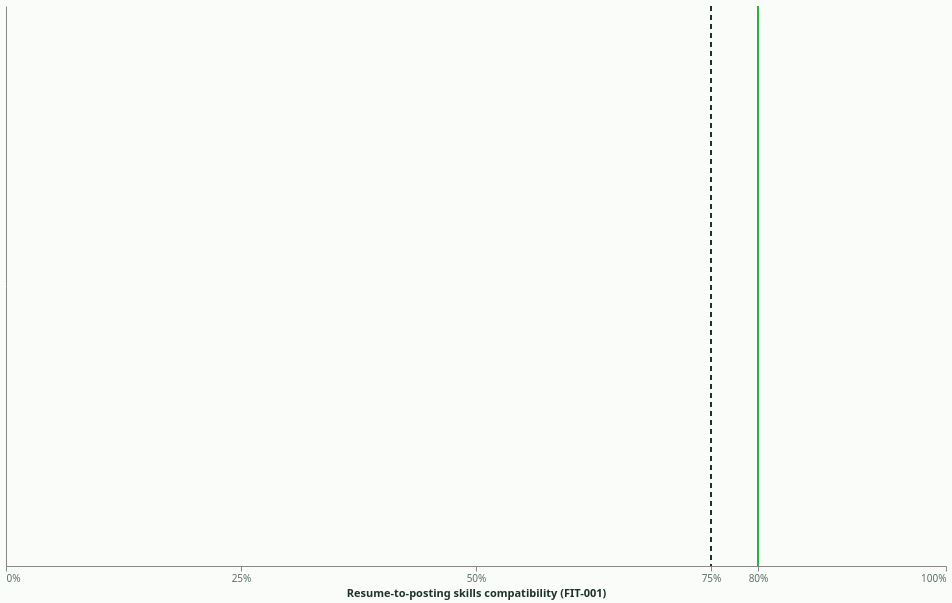

Vega-Lite specification stored for this chart:
### Vega-Lite specification from a JSON file in a GitHub repository (floating-point values rounded to 4 significant figures)
{"$schema": "https://vega.github.io/schema/vega-lite/v5.json", "background": "#FAFCF9", "width": 940, "height": 560, "data": {"name": "dataset"}, "transform": [{"window": [{"op": "rank", "as": "Rank"}], "sort": [{"field": "FitScore", "order": "descending"}, {"field": "StudyID", "order": "ascending"}, {"field": "JobNo", "order": "ascending"}]}, {"filter": "datum.Rank <= 30"}, {"calculate": "datum.Eligible ? 1 : 0", "as": "QualifiedN"}], "layer": [{"mark": {"type": "rect", "opacity": 0.55}, "encoding": {"x": {"datum": 0, "type": "quantitative", "scale": {"domain": [0, 1]}, "axis": {"format": ".0%", "values": [0, 0.25, 0.5, 0.75, 0.8, 1], "title": "Resume-to-posting skills compatibility (FIT-001)"}}, "x2": {"datum": 0.25}, "y": {"field": "RowLabel", "type": "nominal", "sort": {"field": "FitScore", "order": "descending"}, "axis": {"labelLimit": 260, "labelFontSize": 11, "title": null}}, "color": {"value": "#FFE5EF"}}}, {"mark": {"type": "rect", "opacity": 0.42}, "encoding": {"x": {"datum": 0.25, "type": "quantitative", "scale": {"domain": [0, 1]}}, "x2": {"datum": 0.5}, "y": {"field": "RowLabel", "type": "nominal", "sort": {"field": "FitScore", "order": "descending"}, "axis": {"title": null}}, "color": {"value": "#FFE2C6"}}}, {"mark": {"type": "rect", "opacity": 0.4}, "encoding": {"x": {"datum": 0.5, "type": "quantitative", "scale": {"domain": [0, 1]}}, "x2": {"datum": 0.75}, "y": {"field": "RowLabel", "type": "nominal", "sort": {"field": "FitScore", "order": "descending"}, "axis": {"title": null}}, "color": {"value": "#FFFBC1"}}}, {"mark": {"type": "rect", "opacity": 0.46}, "encoding": {"x": {"datum": 0.75, "type": "quantitative", "scale": {"domain": [0, 1]}}, "x2": {"datum": 0.8}, "y": {"field": "RowLabel", "type": "nominal", "sort": {"field": "FitScore", "order": "descending"}, "axis": {"title": null}}, "color": {"value": "#DDF4B7"}}}, {"mark": {"type": "rect", "opacity": 0.42}, "encoding": {"x": {"datum": 0.8, "type": "quantitative", "scale": {"domain": [0, 1]}}, "x2": {"datum": 1}, "y": {"field": "RowLabel", "type": "nominal", "sort": {"field": "FitScore", "order": "descending"}, "axis": {"title": null}}, "color": {"value": "#C8F5E2"}}}, {"mark": {"type": "bar", "cornerRadiusEnd": 3, "height": {"band": 0.62}}, "encoding": {"x": {"field": "FitScore", "type": "quantitative", "scale": {"domain": [0, 1]}, "axis": {"format": ".0%", "values": [0, 0.25, 0.5, 0.75, 0.8, 1], "title": "Resume-to-posting skills compatibility (FIT-001)"}}, "y": {"field": "RowLabel", "type": "nominal", "sort": {"field": "FitScore", "order": "descending"}, "axis": {"labelLimit": 260, "labelFontSize": 11, "title": null}}, "color": {"condition": [{"test": "datum.FitScore >= 0.8", "value": "#2CAE43"}, {"test": "datum.FitScore >= 0.75", "value": "#B2E76A"}], "value": "#FF0056"}, "tooltip": [{"field": "Rank", "title": "Rank"}, {"field": "JobID"}, {"field": "EmployerLabel", "title": "Employer"}, {"field": "JobTitle", "title": "Job title"}, {"field": "FitScore", "format": ".0%", "title": "Skills match"}, {"field": "StudyID"}, {"field": "Applied"}, {"field": "WorkArrangement"}, {"field": "JobSource"}, {"field": "SearchTermRaw", "title": "Original search term"}, {"field": "JobFamily"}, {"field": "DutiesRaw", "title": "Duties"}]}}, {"data": {"values": [{"x": 0.75}]}, "mark": {"type": "rule", "color": "#1D3329", "strokeDash": [5, 4], "strokeWidth": 2}, "encoding": {"x": {"field": "x", "type": "quantitative", "scale": {"domain": [0, 1]}}}}, {"data": {"values": [{"x": 0.8}]}, "mark": {"type": "rule", "color": "#2CAE43", "strokeWidth": 2}, "encoding": {"x": {"field": "x", "type": "quantitative", "scale": {"domain": [0, 1]}}}}], "config": {"font": "Segoe UI", "view": {"stroke": null}, "axis": {"labelColor": "#597163", "titleColor": "#1D3329", "gridColor": "#E7F0EA"}}}
